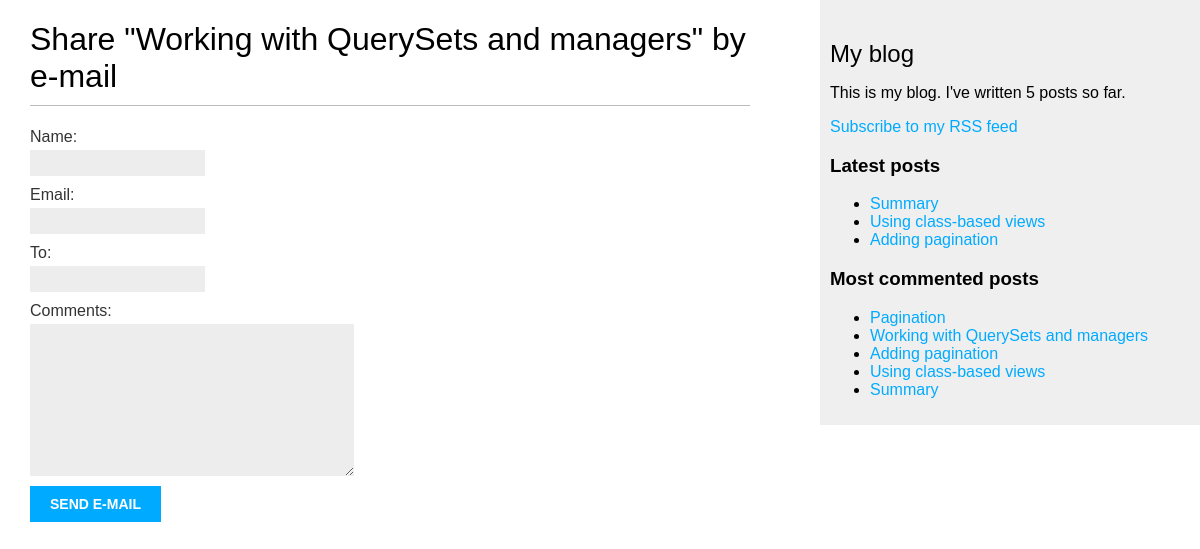
/blog/1/share/, run on an earlier commit of the app's database.
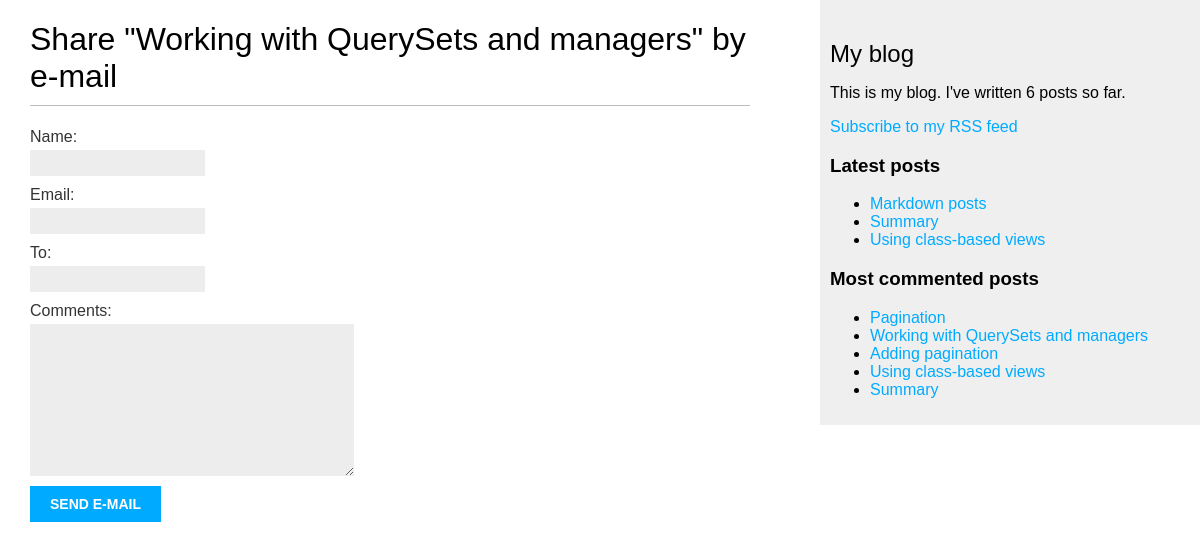
And on a later commit of the database.
### blog/models.py (models this page shows, shortened)
class Post(models.Model):
    STATUS_CHOICES = (
        ('draft', 'Draft'),
        ('published', 'Published'),
    )
    title = models.CharField(max_length=250)
    slug = models.SlugField(max_length=250,
                            unique_for_date='publish')
    author = models.ForeignKey(User,
                               on_delete=models.CASCADE,
                               related_name='blog_posts')
    body = models.TextField()
    publish = models.DateTimeField(default=timezone.now)
    created = models.DateTimeField(auto_now_add=True)
    updated = models.DateTimeField(auto_now=True)
    status = models.CharField(max_length=10,
                              choices=STATUS_CHOICES,
                              default='draft')
    objects = models.Manager()  # The default manager.
    published = PublishedManager()  # Our custom manager.
    tags = TaggableManager()
    class Meta:
        ordering = ('-publish',)
    def get_absolute_url(self):
        return reverse('blog:post_detail',
                       args=[self.publish.year,
                             self.publish.month,
                             self.publish.day, self.slug])

### blog/views.py (the view)
# urls.py: path('<int:post_id>/share/', post_share, name='post_share'),
def post_share(request, post_id):
    post = get_object_or_404(Post, id=post_id, status='published')
    sent = False
    if request.method == 'POST':
        form = EmailPostForm(request.POST)
        if form.is_valid():
            cd = form.cleaned_data
            post_url = request.build_absolute_uri(post.get_absolute_url())
            subject = f"{cd['name']} recommends you read {post.title}"
            message = f"Read {post.title} at {post_url}\n\n" \
                      f"{cd['name']}\'s comments: {cd['comments']}"
            send_mail(subject, message, 'baxtiyoroveldor2705@gmail.com', [cd['to']])
            sent = True
    else:
        form = EmailPostForm()
    return render(request, 'blog/post/share.html', {'post': post,
                                                    'form': form,
                                                    'sent': sent})

### blog/forms.py
class EmailPostForm(forms.Form):
    name = forms.CharField(max_length=25)
    email = forms.EmailField()
    to = forms.EmailField()
    comments = forms.CharField(required=False,
                               widget=forms.Textarea)

### blog/models.py (called while the page is built)
    def get_queryset(self):
        return super(PublishedManager,
                     self).get_queryset() \
            .filter(status='published')

### blog/templatetags/blog_tags.py (called while the page is built)
@register.simple_tag
def total_posts():
    return Post.published.count()

@register.inclusion_tag('blog/post/latest_posts.html')
def show_latest_posts(count=5):
    latest_posts = Post.published.order_by('-publish')[:count]
    return {'latest_posts': latest_posts}

@register.simple_tag
def get_most_commented_posts(count=5):
    return Post.published.annotate(
               total_comments=Count('comments')
           ).order_by('-total_comments')[:count]

### templates/blog/post/share.html (shortened to what this page needs)
{% extends "blog/base.html" %}
{% block content %}
{% if sent %}
<h1>E-mail successfully sent</h1>
<p>
    "{{ post.title }}" was successfully sent to {{ form.cleaned_
    data.to }}.
</p>
{% else %}
<h1>Share "{{ post.title }}" by e-mail</h1>
<form method="post">
    {{ form.as_p }}
    <input type="submit" value="Send e-mail">
</form>
{% endif %}
{% endblock %}

### templates/blog/base.html (shortened to what this page needs)
{% load blog_tags %}
{% load static %}
<!DOCTYPE html>
<html>
<head>
  <link href="{% static 'css/blog.css' %}" rel="stylesheet">
</head>
<body>
  <div id="content">
    {% block content %}
    {% endblock %}
  </div>
  <div id="sidebar">
    <h2>My blog</h2>
    <p>This is my blog. I've written {% total_posts %} posts so far.</p>
    <p><a href="{% url 'blog:post_feed' %}">Subscribe to my RSS feed</a></p>
    <h3>Latest posts</h3>
    {% show_latest_posts 3 %}
    <h3>Most commented posts</h3>
    {% get_most_commented_posts as most_commented_posts %}
    <ul>
      {% for post in most_commented_posts %}
        <li>
          <a href="{{ post.get_absolute_url }}">{{ post.title }}</a>
        </li>
      {% endfor %}
    </ul>
  </div>
</body>
</html>

### templates/blog/post/latest_posts.html
<ul>
  {% for post in latest_posts %}
    <li>
      <a href="{{ post.get_absolute_url }}">{{ post.title }}</a>
    </li>
  {% endfor %}
</ul>

What changed in the data, as far as the page shows it:
no longer on one of the page's lists (row unchanged): Post: title "Adding pagination"
added Post: title "Markdown posts", shown under "Latest posts"
Also different on the page:
text no longer shown: "5"
text now shown: "6"
